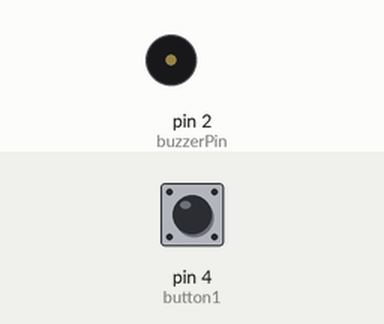
Recording of a sketch running on a simulated Arduino Uno, built with avr-gcc and run on an emulated ATmega328P. Parts: buzzer (waves = sounding). The test bench sets the inputs (shaded band); at power-on: pin 4 (button1) HIGH. What the sketch prints to the serial monitor is not drawn.

Above: at 1.2 s.
1.3 s: pin 4 (button1) pulled LOW for 0.15 s
At 1.46 s:
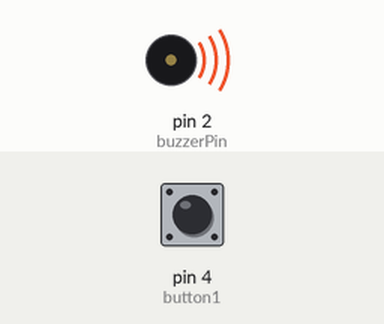
3.0 s: pin 4 (button1) pulled LOW for 3.2 s
At 7.7 s:
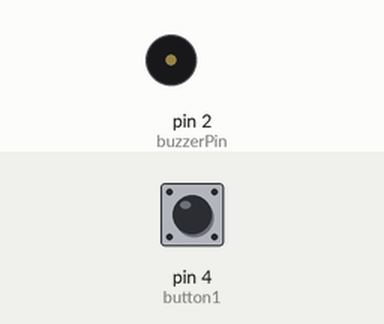
Timing chart, 0 to 9.2 s (numbered marks = the images above; inputs shaded):
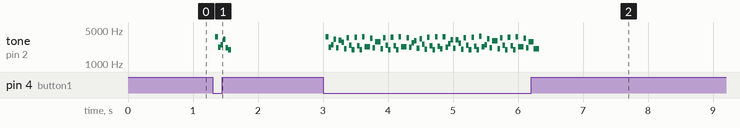

Measured:
- after the input at 1.3 s, tone on pin 2 (buzzerPin): plays 3642 Hz for 0.04 s, 2219 Hz for 0.04 s, 2499 Hz for 0.04 s, 3234 Hz for 0.04 s, 2138 Hz for 0.04 s, 1970 Hz for 0.04 s, starting after 0.05 s
- after the input at 3.0 s, tone on pin 2 (buzzerPin): plays 3642 Hz for 0.04 s, 2219 Hz for 0.04 s, 2499 Hz for 0.04 s, 3234 Hz for 0.04 s, 2138 Hz for 0.04 s, 3042 Hz for 0.04 s … (75 notes in this stretch), starting at once

The sketch:

buzzer_with_button.ino
```cpp
int buzzerPin = 2;
int button1 = 4;


// my functions:
void highPitch() {
  digitalWrite(buzzerPin, HIGH);
  delayMicroseconds(100);
  digitalWrite(buzzerPin, LOW);
  delayMicroseconds(100);
}
void middlePitch() {
  digitalWrite(buzzerPin, HIGH);
  delayMicroseconds(200);
  digitalWrite(buzzerPin, LOW);
  delayMicroseconds(200);
}
void lowPitch() {
  digitalWrite(buzzerPin, HIGH);
  delayMicroseconds(250);
  digitalWrite(buzzerPin, LOW);
  delayMicroseconds(250);
}


// Arduino functions:
void setup() {
  // put your setup code here, to run once:
  Serial.begin(9600);
  pinMode(buzzerPin, OUTPUT);
  pinMode(button1, INPUT_PULLUP); // INPUT_PULLUP uses an internal resistor, BUT invert HIGH and LOW
}

void loop() {
  // control variables:
  int count = 0;
  int iter = 100;
  int myDelay = 500;

  // input from buttons:
  int b1_value = digitalRead(button1);
  Serial.println(b1_value);

  if (b1_value == LOW){
    // output to buzzer:
    while (count < iter){
      highPitch();
      count++;
    }
    //delay(myDelay);

    count = 0;
    while (count < iter){
      middlePitch();
      count++;
    }
    //delay(myDelay);

    count = 0;
    while (count < iter){
      lowPitch();
      count++;
    }
    //delay(myDelay);
  }

}
```
